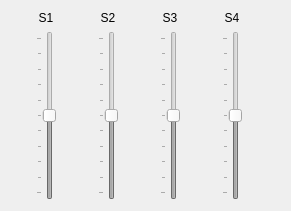
  <widget class="QWidget" name="layoutWidget_3">
   <property name="geometry">
    <rect>
     <x>10</x>
     <y>260</y>
     <width>291</width>
     <height>211</height>
    </rect>
   </property>
   <layout class="QGridLayout" name="gridLayout_3">
    <property name="leftMargin">
     <number>0</number>
    </property>
    <item row="0" column="0">
     <widget class="QLabel" name="label_s1">
      <property name="enabled">
       <bool>false</bool>
      </property>
      <property name="palette">
       <palette>
        <active>
         <colorrole role="WindowText">
          <brush brushstyle="SolidPattern">
           <color alpha="255">
            <red>0</red>
            <green>0</green>
            <blue>0</blue>
           </color>
          </brush>
         </colorrole>
         <colorrole role="Text">
          <brush brushstyle="SolidPattern">
           <color alpha="255">
            <red>0</red>
            <green>0</green>
            <blue>0</blue>
           </color>
          </brush>
         </colorrole>
         <colorrole role="ButtonText">
          <brush brushstyle="SolidPattern">
           <color alpha="255">
            <red>0</red>
            <green>0</green>
            <blue>0</blue>
           </color>
          </brush>
         </colorrole>
         <colorrole role="Base">
          <brush brushstyle="SolidPattern">
           <color alpha="255">
            <red>255</red>
            <green>255</green>
            <blue>255</blue>
           </color>
          </brush>
         </colorrole>
         <colorrole role="Window">
          <brush brushstyle="SolidPattern">
           <color alpha="255">
            <red>170</red>
            <green>255</green>
            <blue>127</blue>
           </color>
          </brush>
         </colorrole>
         <colorrole role="PlaceholderText">
          <brush brushstyle="SolidPattern">
           <color alpha="128">
            <red>0</red>
            <green>0</green>
            <blue>0</blue>
           </color>
          </brush>
         </colorrole>
        </active>
        <inactive>
         <colorrole role="WindowText">
          <brush brushstyle="SolidPattern">
           <color alpha="255">
            <red>0</red>
            <green>0</green>
            <blue>0</blue>
           </color>
          </brush>
         </colorrole>
         <colorrole role="Text">
          <brush brushstyle="SolidPattern">
           <color alpha="255">
            <red>0</red>
            <green>0</green>
            <blue>0</blue>
           </color>
          </brush>
         </colorrole>
         <colorrole role="ButtonText">
          <brush brushstyle="SolidPattern">
           <color alpha="255">
            <red>0</red>
            <green>0</green>
            <blue>0</blue>
           </color>
          </brush>
         </colorrole>
         <colorrole role="Base">
          <brush brushstyle="SolidPattern">
           <color alpha="255">
            <red>255</red>
            <green>255</green>
            <blue>255</blue>
           </color>
          </brush>
         </colorrole>
         <colorrole role="Window">
          <brush brushstyle="SolidPattern">
           <color alpha="255">
            <red>170</red>
            <green>255</green>
            <blue>127</blue>
           </color>
          </brush>
         </colorrole>
         <colorrole role="PlaceholderText">
          <brush brushstyle="SolidPattern">
           <color alpha="128">
            <red>0</red>
            <green>0</green>
            <blue>0</blue>
           </color>
          </brush>
         </colorrole>
        </inactive>
        <disabled>
         <colorrole role="WindowText">
          <brush brushstyle="SolidPattern">
           <color alpha="255">
            <red>0</red>
            <green>0</green>
            <blue>0</blue>
           </color>
          </brush>
         </colorrole>
         <colorrole role="Text">
          <brush brushstyle="SolidPattern">
           <color alpha="255">
            <red>0</red>
            <green>0</green>
            <blue>0</blue>
           </color>
          </brush>
         </colorrole>
         <colorrole role="ButtonText">
          <brush brushstyle="SolidPattern">
           <color alpha="255">
            <red>0</red>
            <green>0</green>
            <blue>0</blue>
           </color>
          </brush>
         </colorrole>
         <colorrole role="Base">
          <brush brushstyle="SolidPattern">
           <color alpha="255">
            <red>170</red>
            <green>255</green>
            <blue>127</blue>
           </color>
          </brush>
         </colorrole>
         <colorrole role="Window">
          <brush brushstyle="SolidPattern">
           <color alpha="255">
            <red>170</red>
            <green>255</green>
            <blue>127</blue>
           </color>
          </brush>
         </colorrole>
         <colorrole role="PlaceholderText">
          <brush brushstyle="SolidPattern">
           <color alpha="128">
            <red>0</red>
            <green>0</green>
            <blue>0</blue>
           </color>
          </brush>
         </colorrole>
        </disabled>
       </palette>
      </property>
      <property name="text">
       <string>S1</string>
      </property>
      <property name="alignment">
       <set>Qt::AlignCenter</set>
      </property>
     </widget>
    </item>
    <item row="0" column="1">
     <widget class="QLabel" name="label_s2">
      <property name="enabled">
       <bool>false</bool>
      </property>
      <property name="palette">
       <palette>
        <active>
         <colorrole role="WindowText">
          <brush brushstyle="SolidPattern">
           <color alpha="255">
            <red>0</red>
            <green>0</green>
            <blue>0</blue>
           </color>
          </brush>
         </colorrole>
         <colorrole role="Text">
          <brush brushstyle="SolidPattern">
           <color alpha="255">
            <red>0</red>
            <green>0</green>
            <blue>0</blue>
           </color>
          </brush>
         </colorrole>
         <colorrole role="ButtonText">
          <brush brushstyle="SolidPattern">
           <color alpha="255">
            <red>0</red>
            <green>0</green>
            <blue>0</blue>
           </color>
          </brush>
         </colorrole>
         <colorrole role="Base">
          <brush brushstyle="SolidPattern">
           <color alpha="255">
            <red>255</red>
            <green>255</green>
            <blue>255</blue>
           </color>
          </brush>
         </colorrole>
         <colorrole role="Window">
          <brush brushstyle="SolidPattern">
           <color alpha="255">
            <red>170</red>
            <green>255</green>
            <blue>127</blue>
           </color>
          </brush>
         </colorrole>
         <colorrole role="PlaceholderText">
          <brush brushstyle="SolidPattern">
           <color alpha="128">
            <red>0</red>
            <green>0</green>
            <blue>0</blue>
           </color>
          </brush>
         </colorrole>
        </active>
        <inactive>
         <colorrole role="WindowText">
          <brush brushstyle="SolidPattern">
           <color alpha="255">
            <red>0</red>
            <green>0</green>
            <blue>0</blue>
           </color>
          </brush>
         </colorrole>
         <colorrole role="Text">
          <brush brushstyle="SolidPattern">
           <color alpha="255">
            <red>0</red>
            <green>0</green>
            <blue>0</blue>
           </color>
          </brush>
         </colorrole>
         <colorrole role="ButtonText">
          <brush brushstyle="SolidPattern">
           <color alpha="255">
            <red>0</red>
            <green>0</green>
            <blue>0</blue>
           </color>
          </brush>
         </colorrole>
         <colorrole role="Base">
          <brush brushstyle="SolidPattern">
           <color alpha="255">
            <red>255</red>
            <green>255</green>
            <blue>255</blue>
           </color>
          </brush>
         </colorrole>
         <colorrole role="Window">
          <brush brushstyle="SolidPattern">
           <color alpha="255">
            <red>170</red>
            <green>255</green>
            <blue>127</blue>
           </color>
          </brush>
         </colorrole>
         <colorrole role="PlaceholderText">
          <brush brushstyle="SolidPattern">
           <color alpha="128">
            <red>0</red>
            <green>0</green>
            <blue>0</blue>
           </color>
          </brush>
         </colorrole>
        </inactive>
        <disabled>
         <colorrole role="WindowText">
          <brush brushstyle="SolidPattern">
           <color alpha="255">
            <red>0</red>
            <green>0</green>
            <blue>0</blue>
           </color>
          </brush>
         </colorrole>
         <colorrole role="Text">
          <brush brushstyle="SolidPattern">
           <color alpha="255">
            <red>0</red>
            <green>0</green>
            <blue>0</blue>
           </color>
          </brush>
         </colorrole>
         <colorrole role="ButtonText">
          <brush brushstyle="SolidPattern">
           <color alpha="255">
            <red>0</red>
            <green>0</green>
            <blue>0</blue>
           </color>
          </brush>
         </colorrole>
         <colorrole role="Base">
          <brush brushstyle="SolidPattern">
           <color alpha="255">
            <red>170</red>
            <green>255</green>
            <blue>127</blue>
           </color>
          </brush>
         </colorrole>
         <colorrole role="Window">
          <brush brushstyle="SolidPattern">
           <color alpha="255">
            <red>170</red>
            <green>255</green>
            <blue>127</blue>
           </color>
          </brush>
         </colorrole>
         <colorrole role="PlaceholderText">
          <brush brushstyle="SolidPattern">
           <color alpha="128">
            <red>0</red>
            <green>0</green>
            <blue>0</blue>
           </color>
          </brush>
         </colorrole>
        </disabled>
       </palette>
      </property>
      <property name="text">
       <string>S2</string>
      </property>
      <property name="alignment">
       <set>Qt::AlignCenter</set>
      </property>
     </widget>
    </item>
    <item row="0" column="2">
     <widget class="QLabel" name="label_s3">
      <property name="enabled">
       <bool>false</bool>
      </property>
      <property name="palette">
       <palette>
        <active>
         <colorrole role="WindowText">
          <brush brushstyle="SolidPattern">
           <color alpha="255">
            <red>0</red>
            <green>0</green>
            <blue>0</blue>
           </color>
          </brush>
         </colorrole>
         <colorrole role="Text">
          <brush brushstyle="SolidPattern">
           <color alpha="255">
            <red>0</red>
            <green>0</green>
            <blue>0</blue>
           </color>
          </brush>
         </colorrole>
         <colorrole role="ButtonText">
          <brush brushstyle="SolidPattern">
           <color alpha="255">
            <red>0</red>
            <green>0</green>
            <blue>0</blue>
           </color>
          </brush>
         </colorrole>
         <colorrole role="Base">
          <brush brushstyle="SolidPattern">
           <color alpha="255">
            <red>255</red>
            <green>255</green>
            <blue>255</blue>
           </color>
          </brush>
         </colorrole>
         <colorrole role="Window">
          <brush brushstyle="SolidPattern">
           <color alpha="255">
            <red>170</red>
            <green>255</green>
            <blue>127</blue>
           </color>
          </brush>
         </colorrole>
         <colorrole role="PlaceholderText">
          <brush brushstyle="SolidPattern">
           <color alpha="128">
            <red>0</red>
            <green>0</green>
            <blue>0</blue>
           </color>
          </brush>
         </colorrole>
        </active>
        <inactive>
         <colorrole role="WindowText">
          <brush brushstyle="SolidPattern">
           <color alpha="255">
            <red>0</red>
            <green>0</green>
            <blue>0</blue>
           </color>
          </brush>
         </colorrole>
         <colorrole role="Text">
          <brush brushstyle="SolidPattern">
           <color alpha="255">
            <red>0</red>
            <green>0</green>
            <blue>0</blue>
           </color>
          </brush>
         </colorrole>
         <colorrole role="ButtonText">
          <brush brushstyle="SolidPattern">
           <color alpha="255">
            <red>0</red>
            <green>0</green>
            <blue>0</blue>
           </color>
          </brush>
         </colorrole>
         <colorrole role="Base">
          <brush brushstyle="SolidPattern">
           <color alpha="255">
            <red>255</red>
            <green>255</green>
            <blue>255</blue>
           </color>
          </brush>
         </colorrole>
         <colorrole role="Window">
          <brush brushstyle="SolidPattern">
           <color alpha="255">
            <red>170</red>
            <green>255</green>
            <blue>127</blue>
           </color>
          </brush>
         </colorrole>
         <colorrole role="PlaceholderText">
          <brush brushstyle="SolidPattern">
           <color alpha="128">
            <red>0</red>
            <green>0</green>
            <blue>0</blue>
           </color>
          </brush>
         </colorrole>
        </inactive>
        <disabled>
         <colorrole role="WindowText">
          <brush brushstyle="SolidPattern">
           <color alpha="255">
            <red>0</red>
            <green>0</green>
            <blue>0</blue>
           </color>
          </brush>
         </colorrole>
         <colorrole role="Text">
          <brush brushstyle="SolidPattern">
           <color alpha="255">
            <red>0</red>
            <green>0</green>
            <blue>0</blue>
           </color>
          </brush>
         </colorrole>
         <colorrole role="ButtonText">
          <brush brushstyle="SolidPattern">
           <color alpha="255">
            <red>0</red>
            <green>0</green>
            <blue>0</blue>
           </color>
          </brush>
         </colorrole>
         <colorrole role="Base">
          <brush brushstyle="SolidPattern">
           <color alpha="255">
            <red>170</red>
            <green>255</green>
            <blue>127</blue>
           </color>
          </brush>
         </colorrole>
         <colorrole role="Window">
          <brush brushstyle="SolidPattern">
           <color alpha="255">
            <red>170</red>
            <green>255</green>
            <blue>127</blue>
           </color>
          </brush>
         </colorrole>
         <colorrole role="PlaceholderText">
          <brush brushstyle="SolidPattern">
           <color alpha="128">
            <red>0</red>
            <green>0</green>
            <blue>0</blue>
           </color>
          </brush>
         </colorrole>
        </disabled>
       </palette>
      </property>
      <property name="text">
       <string>S3</string>
      </property>
      <property name="alignment">
       <set>Qt::AlignCenter</set>
      </property>
     </widget>
    </item>
    <item row="0" column="3">
     <widget class="QLabel" name="label_s4">
      <property name="enabled">
       <bool>false</bool>
      </property>
      <property name="palette">
       <palette>
        <active>
         <colorrole role="WindowText">
          <brush brushstyle="SolidPattern">
           <color alpha="255">
            <red>0</red>
            <green>0</green>
            <blue>0</blue>
           </color>
          </brush>
         </colorrole>
         <colorrole role="Text">
          <brush brushstyle="SolidPattern">
           <color alpha="255">
            <red>0</red>
            <green>0</green>
            <blue>0</blue>
           </color>
          </brush>
         </colorrole>
         <colorrole role="ButtonText">
          <brush brushstyle="SolidPattern">
           <color alpha="255">
            <red>0</red>
            <green>0</green>
            <blue>0</blue>
           </color>
          </brush>
         </colorrole>
         <colorrole role="Base">
          <brush brushstyle="SolidPattern">
           <color alpha="255">
            <red>255</red>
            <green>255</green>
            <blue>255</blue>
           </color>
          </brush>
         </colorrole>
         <colorrole role="Window">
          <brush brushstyle="SolidPattern">
           <color alpha="255">
            <red>170</red>
            <green>255</green>
            <blue>127</blue>
           </color>
          </brush>
         </colorrole>
         <colorrole role="PlaceholderText">
          <brush brushstyle="SolidPattern">
           <color alpha="128">
            <red>0</red>
            <green>0</green>
            <blue>0</blue>
           </color>
          </brush>
         </colorrole>
        </active>
        <inactive>
         <colorrole role="WindowText">
          <brush brushstyle="SolidPattern">
           <color alpha="255">
            <red>0</red>
            <green>0</green>
            <blue>0</blue>
           </color>
          </brush>
         </colorrole>
         <colorrole role="Text">
          <brush brushstyle="SolidPattern">
           <color alpha="255">
            <red>0</red>
            <green>0</green>
            <blue>0</blue>
           </color>
          </brush>
         </colorrole>
         <colorrole role="ButtonText">
          <brush brushstyle="SolidPattern">
           <color alpha="255">
            <red>0</red>
            <green>0</green>
            <blue>0</blue>
           </color>
          </brush>
         </colorrole>
         <colorrole role="Base">
          <brush brushstyle="SolidPattern">
           <color alpha="255">
            <red>255</red>
            <green>255</green>
            <blue>255</blue>
           </color>
          </brush>
         </colorrole>
         <colorrole role="Window">
          <brush brushstyle="SolidPattern">
           <color alpha="255">
            <red>170</red>
            <green>255</green>
            <blue>127</blue>
           </color>
          </brush>
         </colorrole>
         <colorrole role="PlaceholderText">
          <brush brushstyle="SolidPattern">
           <color alpha="128">
            <red>0</red>
            <green>0</green>
            <blue>0</blue>
           </color>
          </brush>
         </colorrole>
        </inactive>
        <disabled>
         <colorrole role="WindowText">
          <brush brushstyle="SolidPattern">
           <color alpha="255">
            <red>0</red>
            <green>0</green>
            <blue>0</blue>
           </color>
          </brush>
         </colorrole>
         <colorrole role="Text">
          <brush brushstyle="SolidPattern">
           <color alpha="255">
            <red>0</red>
            <green>0</green>
            <blue>0</blue>
           </color>
          </brush>
         </colorrole>
         <colorrole role="ButtonText">
          <brush brushstyle="SolidPattern">
           <color alpha="255">
            <red>0</red>
            <green>0</green>
            <blue>0</blue>
           </color>
          </brush>
         </colorrole>
         <colorrole role="Base">
          <brush brushstyle="SolidPattern">
           <color alpha="255">
            <red>170</red>
            <green>255</green>
            <blue>127</blue>
           </color>
          </brush>
         </colorrole>
         <colorrole role="Window">
          <brush brushstyle="SolidPattern">
           <color alpha="255">
            <red>170</red>
            <green>255</green>
            <blue>127</blue>
           </color>
          </brush>
         </colorrole>
         <colorrole role="PlaceholderText">
          <brush brushstyle="SolidPattern">
           <color alpha="128">
            <red>0</red>
            <green>0</green>
            <blue>0</blue>
           </color>
          </brush>
         </colorrole>
        </disabled>
       </palette>
      </property>
      <property name="text">
       <string>S4</string>
      </property>
      <property name="alignment">
       <set>Qt::AlignCenter</set>
      </property>
     </widget>
    </item>
    <item row="1" column="0">
     <widget class="QSlider" name="verticalSlider_1">
      <property name="enabled">
       <bool>false</bool>
      </property>
      <property name="focusPolicy">
       <enum>Qt::WheelFocus</enum>
      </property>
      <property name="minimum">
       <number>-100</number>
      </property>
      <property name="maximum">
       <number>100</number>
      </property>
      <property name="orientation">
       <enum>Qt::Vertical</enum>
      </property>
      <property name="tickPosition">
       <enum>QSlider::TicksAbove</enum>
      </property>
      <property name="tickInterval">
       <number>20</number>
      </property>
     </widget>
    </item>
    <item row="1" column="1">
     <widget class="QSlider" name="verticalSlider_2">
      <property name="enabled">
       <bool>false</bool>
      </property>
      <property name="focusPolicy">
       <enum>Qt::WheelFocus</enum>
      </property>
      <property name="minimum">
       <number>-100</number>
      </property>
      <property name="maximum">
       <number>100</number>
      </property>
      <property name="orientation">
       <enum>Qt::Vertical</enum>
      </property>
      <property name="tickPosition">
       <enum>QSlider::TicksAbove</enum>
      </property>
      <property name="tickInterval">
       <number>20</number>
      </property>
     </widget>
    </item>
    <item row="1" column="2">
     <widget class="QSlider" name="verticalSlider_3">
      <property name="enabled">
       <bool>false</bool>
      </property>
      <property name="focusPolicy">
       <enum>Qt::WheelFocus</enum>
      </property>
      <property name="minimum">
       <number>-100</number>
      </property>
      <property name="maximum">
       <number>100</number>
      </property>
      <property name="orientation">
       <enum>Qt::Vertical</enum>
      </property>
      <property name="tickPosition">
       <enum>QSlider::TicksAbove</enum>
      </property>
      <property name="tickInterval">
       <number>20</number>
      </property>
     </widget>
    </item>
    <item row="1" column="3">
     <widget class="QSlider" name="verticalSlider_4">
      <property name="enabled">
       <bool>false</bool>
      </property>
      <property name="focusPolicy">
       <enum>Qt::WheelFocus</enum>
      </property>
      <property name="minimum">
       <number>-100</number>
      </property>
      <property name="maximum">
       <number>100</number>
      </property>
      <property name="orientation">
       <enum>Qt::Vertical</enum>
      </property>
      <property name="tickPosition">
       <enum>QSlider::TicksAbove</enum>
      </property>
      <property name="tickInterval">
       <number>20</number>
      </property>
     </widget>
    </item>
   </layout>
  </widget>
